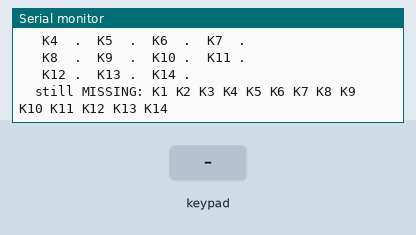
The sketch below on a simulated ESP32-S3. Shown: the last lines printed to the serial monitor. Wiring (inferred from the names in the program): 4×4 keypad with keys 1 2 3 A 4 5 6 B 7 8 9 C * 0 # D (labels assumed): rows GPIO 10, GPIO 11, GPIO 12, GPIO 13; columns GPIO 18, GPIO 14, GPIO 8, GPIO 17. Inputs (shaded band) come from the test bench.

Above: at 1.2 s.
1.3 s: key '1' pressed
At 1.9 s:
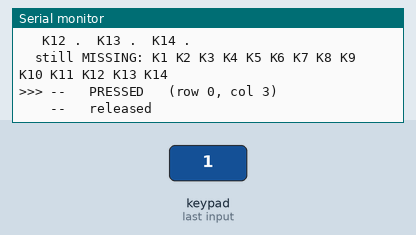
2.9 s: keypad keys 1 0 1 1 1 2 1 3 pressed 0.4 s apart
At 6.4 s:
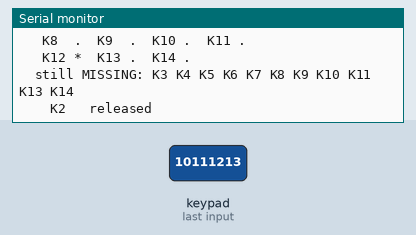
7.6 s: key 'A' pressed
At 7.76 s:
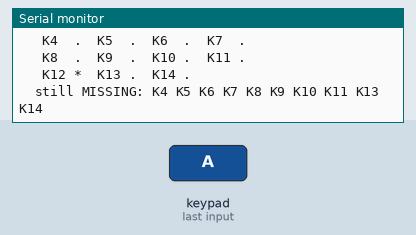
9.1 s: keypad keys 1 0 1 1 1 2 1 3 # pressed 0.4 s apart
At 13.8 s:
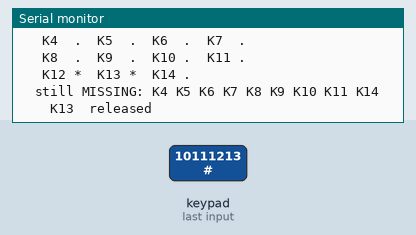
14.2 s: key '4' pressed
At 14.35 s:
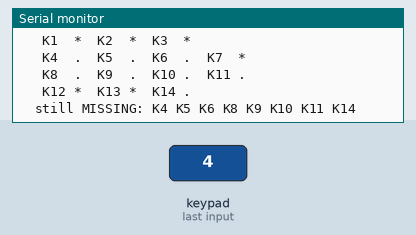
15.7 s: keypad keys 1 0 1 1 1 2 1 3 D pressed 0.4 s apart
At 15.85 s:
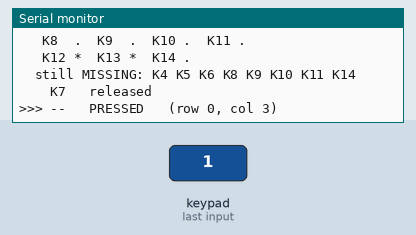
Timing chart, 0 to 18.7 s (numbered marks = the images above; inputs shaded):
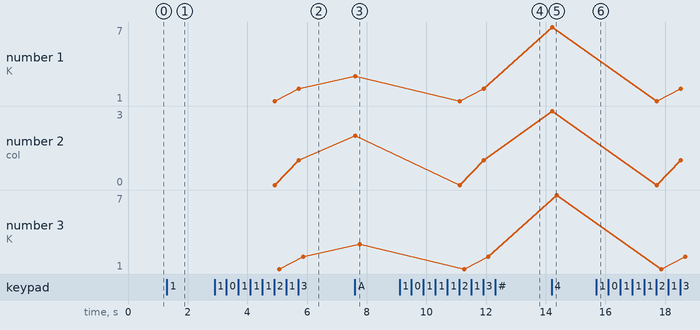

The sketch:

keytest.ino
```cpp
// ─────────────────────────────────────────────────────────────────────────────
// keytest — a standalone key-matrix WIRING tester for the Orchestrator Pad.
//
// Flash this INSTEAD of the main firmware to check your hand-wiring. It doesn't
// touch WiFi, audio, or the backend — it only scans the 4×4 matrix and tells you
// which keys register.
//
// How to use:
//   1. Arduino IDE → Board: "ESP32S3 Dev Module", USB CDC On Boot: "Enabled".
//   2. Flash this sketch, then open Tools → Serial Monitor at 115200 baud.
//   3. Press every key. Each press prints a line, and a grid shows which keys
//      have registered ( * ) versus never fired ( . ).
//   4. Any key still shown as ( . ) after you press it has a wiring problem
//      (cold joint / broken wire / wrong pin). Fix it and it flips to ( * ).
//
// Pins match the real firmware (config.h). Change them here if yours differ.
// ─────────────────────────────────────────────────────────────────────────────

#define ROWS 4
#define COLS 4
const uint8_t ROW_PINS[ROWS] = {10, 11, 12, 13};   // rows: INPUT_PULLUP
const uint8_t COL_PINS[COLS] = {14,  8, 17, 18};   // cols: driven LOW one at a time

// Key labels, laid out as the matrix is wired. "--" = an unused cell.
const char *KEYNAME[ROWS][COLS] = {
  { "K1",  "K2",  "K3",  "--"  },   // row 0  (col3 = dial hole, unused)
  { "K4",  "K5",  "K6",  "K7"  },   // row 1
  { "K8",  "K9",  "K10", "K11" },   // row 2
  { "K12", "K13", "K14", "--"  },   // row 3  (col3 unused)
};

bool     held[ROWS][COLS]  = {{false}};
bool     last[ROWS][COLS]  = {{false}};
bool     seen[ROWS][COLS]  = {{false}};   // has this cell EVER fired?
uint32_t tEdge[ROWS][COLS] = {{0}};
const uint16_t DEBOUNCE_MS = 15;

bool isUsed(uint8_t r, uint8_t c) { return strcmp(KEYNAME[r][c], "--") != 0; }

void printGrid() {
  Serial.println();
  Serial.println("  ---- keys registered so far  ( * = OK,  . = not yet ) ----");
  for (uint8_t r = 0; r < ROWS; r++) {
    Serial.print("   ");
    for (uint8_t c = 0; c < COLS; c++) {
      if (!isUsed(r, c)) { Serial.print("        "); continue; }
      char cell[16];
      snprintf(cell, sizeof(cell), "%-4s%s  ", KEYNAME[r][c], seen[r][c] ? "*" : ".");
      Serial.print(cell);
    }
    Serial.println();
  }
  Serial.print("  still MISSING: ");
  bool any = false;
  for (uint8_t r = 0; r < ROWS; r++)
    for (uint8_t c = 0; c < COLS; c++)
      if (isUsed(r, c) && !seen[r][c]) { Serial.print(KEYNAME[r][c]); Serial.print(' '); any = true; }
  Serial.println(any ? "" : "none — every key works!");
  Serial.println();
}

void setup() {
  Serial.begin(115200);
  uint32_t s = millis();
  while (!Serial && millis() - s < 1500) {}
  for (uint8_t c = 0; c < COLS; c++) { pinMode(COL_PINS[c], OUTPUT); digitalWrite(COL_PINS[c], HIGH); }
  for (uint8_t r = 0; r < ROWS; r++) pinMode(ROW_PINS[r], INPUT_PULLUP);

  Serial.println("\n=== Orchestrator Pad — key wiring test ===");
  Serial.println("Press each key. It prints on press, and the grid shows which");
  Serial.println("keys have registered (*). A key still shown ( . ) after you");
  Serial.println("press it isn't wired through — fix that joint/wire.");
  printGrid();
}

void loop() {
  for (uint8_t c = 0; c < COLS; c++) {
    digitalWrite(COL_PINS[c], LOW);
    delayMicroseconds(5);
    for (uint8_t r = 0; r < ROWS; r++) {
      bool pressed = (digitalRead(ROW_PINS[r]) == LOW);
      if (pressed != last[r][c]) { tEdge[r][c] = millis(); last[r][c] = pressed; }
      if (millis() - tEdge[r][c] > DEBOUNCE_MS && pressed != held[r][c]) {
        held[r][c] = pressed;
        const char *nm = KEYNAME[r][c];
        if (pressed) {
          Serial.printf(">>> %-4s PRESSED   (row %u, col %u)\n", nm, r, c);
          if (isUsed(r, c) && !seen[r][c]) { seen[r][c] = true; printGrid(); }
        } else {
          Serial.printf("    %-4s released\n", nm);
        }
      }
    }
    digitalWrite(COL_PINS[c], HIGH);
  }
}
```

Measured:
- after the input at 1.3 s, the serial monitor: prints a new line at once (image 1)
- after the input at 2.9 s, the serial monitor: prints a new line after 0.42 s (image 2)
- after the input at 7.6 s, the serial monitor: prints a new line at once (image 3)
- after the input at 9.1 s, the serial monitor: prints a new line at once (image 4)
- after the input at 14.2 s, the serial monitor: prints a new line at once (image 5)
- after the input at 15.7 s, the serial monitor: prints a new line at once (image 6)
